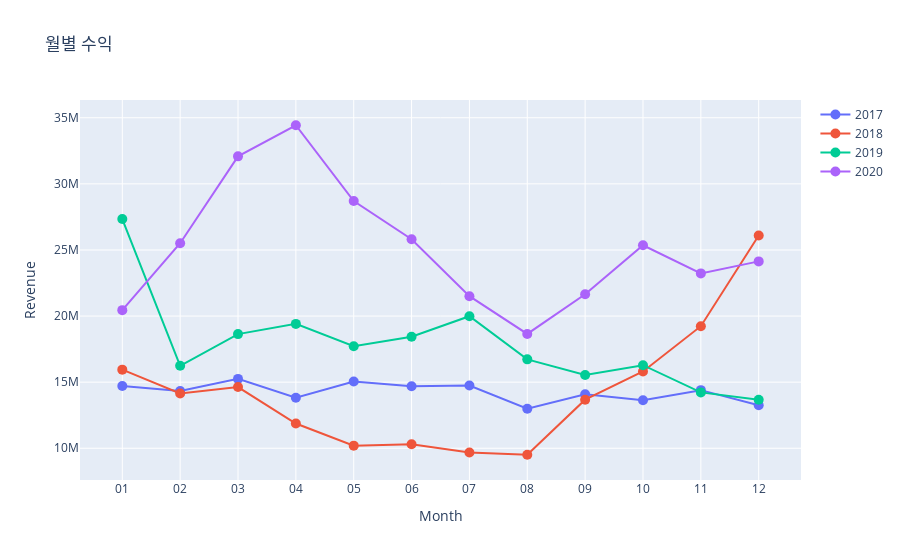

Notebook source saved alongside this figure:
### Code cell
traces = []
for y in year:
    tmp = df_g[df_g['year'] == y]
    traces.append(go.Scatter(x=tmp['month'], y=tmp['Revenue'],
                           mode='lines+markers', marker=dict(size=10),
                           name=y))
data = traces
layout = go.Layout(title='월별 수익',
                  xaxis=dict(title='Month'),
                  yaxis=dict(title='Revenue'))
fig = go.Figure(data,layout)
fig.show()

### Figure 1 — Plotly figure (JSON) as saved in the notebook; plotly's stock layout.template omitted (floating-point values rounded to 4 significant figures)
{"data": [{"marker": {"size": 10}, "mode": "lines+markers", "name": "2017", "type": "scatter", "x": ["01", "02", "03", "04", "05", "06", "07", "08", "09", "10", "11", "12"], "y": [14710000.0, 14330000.0, 15250000.0, 13830000.0, 15050000.0, 14700000.0, 14750000.0, 12990000.0, 14090000.0, 13630000.0, 14400000.0, 13250000.0]}, {"marker": {"size": 10}, "mode": "lines+markers", "name": "2018", "type": "scatter", "x": ["01", "02", "03", "04", "05", "06", "07", "08", "09", "10", "11", "12"], "y": [15950000.0, 14140000.0, 14630000.0, 11870000.0, 10200000.0, 10300000.0, 9673000.0, 9509000.0, 13680000.0, 15810000.0, 19230000.0, 26100000.0]}, {"marker": {"size": 10}, "mode": "lines+markers", "name": "2019", "type": "scatter", "x": ["01", "02", "03", "04", "05", "06", "07", "08", "09", "10", "11", "12"], "y": [27340000.0, 16240000.0, 18630000.0, 19410000.0, 17720000.0, 18430000.0, 19990000.0, 16720000.0, 15550000.0, 16280000.0, 14230000.0, 13670000.0]}, {"marker": {"size": 10}, "mode": "lines+markers", "name": "2020", "type": "scatter", "x": ["01", "02", "03", "04", "05", "06", "07", "08", "09", "10", "11", "12"], "y": [20450000.0, 25510000.0, 32080000.0, 34430000.0, 28700000.0, 25810000.0, 21500000.0, 18650000.0, 21640000.0, 25360000.0, 23230000.0, 24140000.0]}], "layout": {"title": {"text": "월별 수익"}, "xaxis": {"title": {"text": "Month"}}, "yaxis": {"title": {"text": "Revenue"}}}}
